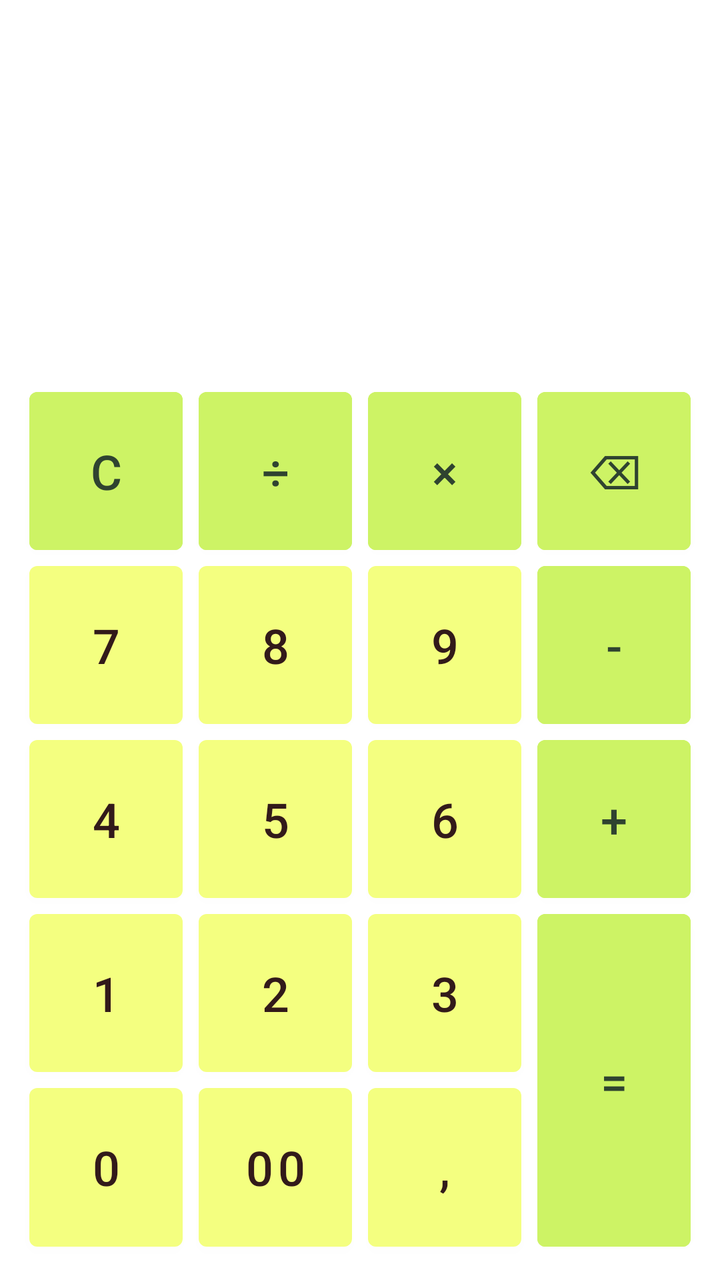
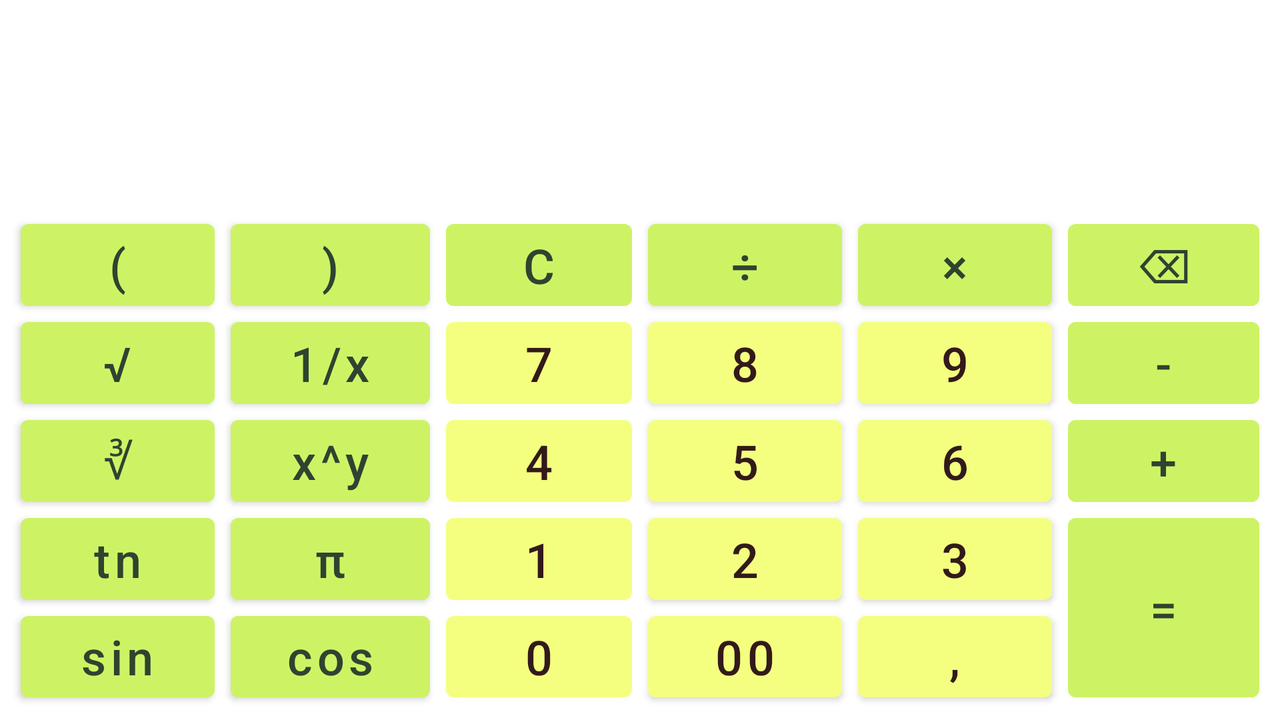

Two renders of one Android screen. The first uses the default layout on a phone; the second uses the alternative layout the repository ships for a different screen configuration, on a matching device. The two XML files are below.
<!-- AndroidManifest.xml: application theme Theme.SimpleCalculator -->
<!-- res/layout/fragment_calculator.xml -->
<?xml version="1.0" encoding="utf-8"?>
<androidx.constraintlayout.widget.ConstraintLayout xmlns:android="http://schemas.android.com/apk/res/android"
    xmlns:app="http://schemas.android.com/apk/res-auto"
    xmlns:tools="http://schemas.android.com/tools"
    android:layout_width="match_parent"
    android:layout_height="match_parent"
    tools:context=".MainActivity"
    android:background="?attr/colorOnPrimary">

    <androidx.constraintlayout.widget.Guideline
        android:id="@+id/guidelineVLeft"
        android:layout_width="wrap_content"
        android:layout_height="wrap_content"
        app:layout_constraintGuide_percent="0.03"
        android:orientation="vertical"/>

    <androidx.constraintlayout.widget.Guideline
        android:id="@+id/guidelineVRight"
        android:layout_width="wrap_content"
        android:layout_height="wrap_content"
        app:layout_constraintGuide_percent="0.97"
        android:orientation="vertical"/>

    <androidx.constraintlayout.widget.Guideline
        android:id="@+id/guidelineHBottom"
        android:layout_width="wrap_content"
        android:layout_height="wrap_content"
        app:layout_constraintGuide_percent="0.98"
        android:orientation="horizontal"/>

    <androidx.constraintlayout.widget.Guideline
        android:id="@+id/guideline30"
        android:layout_width="wrap_content"
        android:layout_height="wrap_content"
        app:layout_constraintStart_toStartOf="@+id/guidelineVLeft"
        app:layout_constraintEnd_toEndOf="@+id/guidelineVRight"
        app:layout_constraintGuide_percent="0.3"
        android:orientation="horizontal"/>

    <androidx.constraintlayout.widget.Guideline
        android:id="@+id/guideline265"
        android:layout_width="wrap_content"
        android:layout_height="wrap_content"
        app:layout_constraintGuide_percent="0.265"
        android:orientation="vertical"/>

    <androidx.constraintlayout.widget.Guideline
        android:id="@+id/guideline500"
        android:layout_width="wrap_content"
        android:layout_height="wrap_content"
        app:layout_constraintGuide_percent="0.5"
        android:orientation="vertical"/>

    <androidx.constraintlayout.widget.Guideline
        android:id="@+id/guideline735"
        android:layout_width="wrap_content"
        android:layout_height="wrap_content"
        app:layout_constraintGuide_percent="0.735"
        android:orientation="vertical"/>

    <TextView
        android:id="@+id/expression"
        android:layout_width="0dp"
        android:layout_height="0dp"
        android:layout_marginTop="16dp"
        android:gravity="bottom|end"
        android:maxLength="35"
        android:maxLines="1"
        android:textColor="?attr/colorOnSecondary"
        android:textStyle="bold"
        app:layout_constraintEnd_toEndOf="@+id/guidelineVRight"
        app:layout_constraintStart_toStartOf="@+id/guidelineVLeft"
        app:layout_constraintBottom_toTopOf="@+id/result"
        app:layout_constraintTop_toTopOf="parent"/>

    <TextView
        android:id="@+id/result"
        android:layout_width="0dp"
        android:layout_height="0dp"
        android:gravity="center|end"
        android:maxLines="1"
        android:maxLength="24"
        android:textSize="26sp"
        android:textColor="?attr/colorOnSecondary"
        android:layout_marginBottom="16dp"
        app:layout_constraintBottom_toTopOf="@+id/guideline30"
        app:layout_constraintEnd_toEndOf="@id/guidelineVRight"
        app:layout_constraintStart_toStartOf="@+id/guidelineVLeft"
        app:layout_constraintTop_toBottomOf="@+id/expression"/>

    <Button
        android:id="@+id/btn_c"
        style="@style/ActBtn"
        android:text="@string/clear"
        app:layout_constraintStart_toStartOf="@id/guidelineVLeft"
        app:layout_constraintTop_toBottomOf="@id/guideline30"
        app:layout_constraintEnd_toStartOf="@id/guideline265"
        app:layout_constraintBottom_toTopOf="@id/btn7"/>

    <Button
        android:id="@+id/btn7"
        style="@style/RegularBtn"
        android:text="@string/seven"
        app:layout_constraintStart_toStartOf="@id/guidelineVLeft"
        app:layout_constraintTop_toBottomOf="@id/btn_c"
        app:layout_constraintEnd_toStartOf="@id/guideline265"
        app:layout_constraintBottom_toTopOf="@id/btn4"/>

    <Button
        android:id="@+id/btn4"
        style="@style/RegularBtn"
        android:text="@string/four"
        app:layout_constraintStart_toStartOf="@id/guidelineVLeft"
        app:layout_constraintTop_toBottomOf="@id/btn7"
        app:layout_constraintEnd_toStartOf="@id/guideline265"
        app:layout_constraintBottom_toTopOf="@id/btn1"/>

    <Button
        android:id="@+id/btn1"
        style="@style/RegularBtn"
        android:text="@string/one"
        app:layout_constraintStart_toStartOf="@id/guidelineVLeft"
        app:layout_constraintTop_toBottomOf="@id/btn4"
        app:layout_constraintEnd_toStartOf="@id/guideline265"
        app:layout_constraintBottom_toTopOf="@id/btn0"/>

    <Button
        android:id="@+id/btn0"
        style="@style/RegularBtn"
        android:text="@string/zero"
        app:layout_constraintStart_toStartOf="@id/guidelineVLeft"
        app:layout_constraintTop_toBottomOf="@id/btn1"
        app:layout_constraintEnd_toStartOf="@id/guideline265"
        app:layout_constraintBottom_toTopOf="@id/guidelineHBottom"/>

    <Button
        android:id="@+id/btn_div"
        style="@style/ActBtn"
        android:text="@string/division"
        app:layout_constraintStart_toStartOf="@+id/guideline265"
        app:layout_constraintTop_toBottomOf="@+id/guideline30"
        app:layout_constraintEnd_toStartOf="@id/guideline500"
        app:layout_constraintBottom_toTopOf="@id/btn8"/>

    <Button
        android:id="@+id/btn8"
        style="@style/RegularBtn"
        android:text="@string/eight"
        app:layout_constraintStart_toStartOf="@+id/guideline265"
        app:layout_constraintTop_toBottomOf="@+id/btn_div"
        app:layout_constraintEnd_toStartOf="@id/guideline500"
        app:layout_constraintBottom_toTopOf="@id/btn5"/>

    <Button
        android:id="@+id/btn5"
        style="@style/RegularBtn"
        android:text="@string/five"
        app:layout_constraintStart_toStartOf="@+id/guideline265"
        app:layout_constraintTop_toBottomOf="@+id/btn8"
        app:layout_constraintEnd_toStartOf="@id/guideline500"
        app:layout_constraintBottom_toTopOf="@id/btn2"/>

    <Button
        android:id="@+id/btn2"
        style="@style/RegularBtn"
        android:text="@string/two"
        app:layout_constraintStart_toStartOf="@+id/guideline265"
        app:layout_constraintTop_toBottomOf="@+id/btn5"
        app:layout_constraintEnd_toStartOf="@id/guideline500"
        app:layout_constraintBottom_toTopOf="@id/btn00"/>

    <Button
        android:id="@+id/btn00"
        style="@style/RegularBtn"
        android:text="@string/double_zero"
        app:layout_constraintStart_toStartOf="@+id/guideline265"
        app:layout_constraintTop_toBottomOf="@+id/btn2"
        app:layout_constraintEnd_toStartOf="@id/guideline500"
        app:layout_constraintBottom_toTopOf="@id/guidelineHBottom"/>

    <Button
        android:id="@+id/btn_mult"
        style="@style/ActBtn"
        android:text="@string/multiply"
        app:layout_constraintStart_toStartOf="@+id/guideline500"
        app:layout_constraintTop_toBottomOf="@+id/guideline30"
        app:layout_constraintEnd_toStartOf="@id/guideline735"
        app:layout_constraintBottom_toTopOf="@id/btn9"/>

    <Button
        android:id="@+id/btn9"
        style="@style/RegularBtn"
        android:text="@string/nine"
        app:layout_constraintStart_toStartOf="@+id/guideline500"
        app:layout_constraintTop_toBottomOf="@+id/btn_mult"
        app:layout_constraintEnd_toStartOf="@id/guideline735"
        app:layout_constraintBottom_toTopOf="@id/btn6"/>

    <Button
        android:id="@+id/btn6"
        style="@style/RegularBtn"
        android:text="@string/six"
        app:layout_constraintStart_toStartOf="@+id/guideline500"
        app:layout_constraintTop_toBottomOf="@+id/btn9"
        app:layout_constraintEnd_toStartOf="@id/guideline735"
        app:layout_constraintBottom_toTopOf="@id/btn3"/>

    <Button
        android:id="@+id/btn3"
        style="@style/RegularBtn"
        android:text="@string/three"
        app:layout_constraintStart_toStartOf="@+id/guideline500"
        app:layout_constraintTop_toBottomOf="@+id/btn6"
        app:layout_constraintEnd_toStartOf="@id/guideline735"
        app:layout_constraintBottom_toTopOf="@id/btn_dot"/>

    <Button
        android:id="@+id/btn_dot"
        style="@style/RegularBtn"
        android:text="@string/dot"
        app:layout_constraintStart_toStartOf="@+id/guideline500"
        app:layout_constraintTop_toBottomOf="@+id/btn3"
        app:layout_constraintEnd_toStartOf="@id/guideline735"
        app:layout_constraintBottom_toTopOf="@id/guidelineHBottom"/>

    <Button
        android:id="@+id/btn_back"
        style="@style/ActBtn"
        android:text="@string/backspace"
        app:layout_constraintStart_toStartOf="@+id/guideline735"
        app:layout_constraintTop_toBottomOf="@+id/guideline30"
        app:layout_constraintEnd_toStartOf="@id/guidelineVRight"
        app:layout_constraintBottom_toTopOf="@id/btn_substr"/>

    <Button
        android:id="@+id/btn_substr"
        style="@style/ActBtn"
        android:text="@string/substruction"
        app:layout_constraintStart_toStartOf="@+id/guideline735"
        app:layout_constraintTop_toBottomOf="@+id/btn_back"
        app:layout_constraintEnd_toStartOf="@id/guidelineVRight"
        app:layout_constraintBottom_toTopOf="@id/btn_plus"/>

    <Button
        android:id="@+id/btn_plus"
        style="@style/ActBtn"
        android:text="@string/plus"
        android:layout_marginBottom="0dp"
        app:layout_constraintStart_toStartOf="@+id/guideline735"
        app:layout_constraintTop_toBottomOf="@+id/btn_substr"
        app:layout_constraintEnd_toStartOf="@id/guidelineVRight"
        app:layout_constraintBottom_toBottomOf="@id/btn6"/>

    <Button
        android:id="@+id/btn_equals"
        style="@style/ActBtn"
        android:text="@string/eqv"
        android:layout_marginTop="0dp"
        app:layout_constraintStart_toStartOf="@+id/guideline735"
        app:layout_constraintTop_toTopOf="@+id/btn3"
        app:layout_constraintEnd_toStartOf="@id/guidelineVRight"
        app:layout_constraintBottom_toTopOf="@id/guidelineHBottom"/>

</androidx.constraintlayout.widget.ConstraintLayout>
<!-- resources referenced by this layout -->
<resources>
  <string name="backspace">⌫</string>
  <string name="clear">C</string>
  <string name="division">÷</string>
  <string name="dot">,</string>
  <string name="double_zero">00</string>
  <string name="eight">8</string>
  <string name="eqv">=</string>string&gt;
  <string name="five">5</string>
  <string name="four">4</string>
  <string name="multiply">×</string>
  <string name="nine">9</string>
  <string name="one">1</string>
  <string name="plus">+</string>string&gt;
  <string name="seven">7</string>
  <string name="six">6</string>
  <string name="substruction">-</string>string&gt;
  <string name="three">3</string>
  <string name="two">2</string>
  <string name="zero">0</string>
  <style name="ActBtn" parent="RegularBtn">
          <item name="android:textColor">@color/Lilac1Text</item>
          <item name="android:backgroundTint">@color/Lilac1</item>
          <item name="android:textAllCaps">false</item>
      </style>
  <style name="RegularBtn">
          <item name="android:layout_width">0dp</item>
          <item name="android:layout_height">0dp</item>
          <item name="android:layout_marginTop">4dp</item>
          <item name="android:layout_marginBottom">4dp</item>
          <item name="android:layout_marginStart">4dp</item>
          <item name="android:layout_marginEnd">4dp</item>
          <item name="android:layout_weight">1</item>
          <item name="android:insetTop">0dp</item>
          <item name="android:insetBottom">0dp</item>
          <item name="android:textSize">24sp</item>
          <item name="android:textColor">@color/DarkBack</item>
      </style>
  <style name="Theme.SimpleCalculator" parent="Theme.MaterialComponents.DayNight.NoActionBar">
          
          <item name="colorPrimary">@color/Milk_800</item>
          <item name="colorPrimaryVariant">@color/purple_700</item>
          <item name="colorOnPrimary">@color/white</item>
          
          <item name="colorSecondary">@color/green_dark</item>
          <item name="colorSecondaryVariant">@color/teal_700</item>
          <item name="colorOnSecondary">@color/green_dark</item>
          
          <item name="android:statusBarColor" tools:targetApi="l">?attr/colorPrimaryVariant</item>
          
  
      </style>
  <color name="Lilac1Text">#59004F</color>
  <color name="Lilac1">#FFB7F7</color>
  <color name="DarkBack">#322F57</color>
  <color name="Milk_800">#F4FF80</color>
  <color name="purple_700">#FF3700B3</color>
  <color name="white">#FFFFFFFF</color>
  <color name="green_dark">#2F4330</color>
  <color name="teal_700">#FF018786</color>
</resources>
<!-- res/layout-land/fragment_calculator.xml (the repository's variant of the layout above) -->
<!-- drawn on the phone turned sideways -->
<?xml version="1.0" encoding="utf-8"?>
<androidx.constraintlayout.widget.ConstraintLayout xmlns:android="http://schemas.android.com/apk/res/android"
    xmlns:app="http://schemas.android.com/apk/res-auto"
    xmlns:tools="http://schemas.android.com/tools"
    android:layout_width="match_parent"
    android:layout_height="match_parent"
    android:background="?attr/colorOnPrimary"
    tools:context=".MainActivity">

    <androidx.constraintlayout.widget.Guideline
        android:id="@+id/guidelineVLeft"
        android:layout_width="wrap_content"
        android:layout_height="wrap_content"
        android:orientation="vertical"
        app:layout_constraintGuide_percent="0.01" />

    <androidx.constraintlayout.widget.Guideline
        android:id="@+id/guidelineVRight"
        android:layout_width="wrap_content"
        android:layout_height="wrap_content"
        android:orientation="vertical"
        app:layout_constraintGuide_percent="0.99" />

    <androidx.constraintlayout.widget.Guideline
        android:id="@+id/guidelineHBottom"
        android:layout_width="wrap_content"
        android:layout_height="wrap_content"
        android:orientation="horizontal"
        app:layout_constraintGuide_percent="0.98" />

    <androidx.constraintlayout.widget.Guideline
        android:id="@+id/guideline30"
        android:layout_width="wrap_content"
        android:layout_height="wrap_content"
        android:orientation="horizontal"
        app:layout_constraintGuide_percent="0.3" />

    <androidx.constraintlayout.widget.Guideline
        android:id="@+id/guideline174"
        android:layout_width="wrap_content"
        android:layout_height="wrap_content"
        android:orientation="vertical"
        app:layout_constraintGuide_percent="0.174" />

    <androidx.constraintlayout.widget.Guideline
        android:id="@+id/guideline342"
        android:layout_width="wrap_content"
        android:layout_height="wrap_content"
        android:orientation="vertical"
        app:layout_constraintGuide_percent="0.342" />

    <androidx.constraintlayout.widget.Guideline
        android:id="@+id/guideline500"
        android:layout_width="wrap_content"
        android:layout_height="wrap_content"
        android:orientation="vertical"
        app:layout_constraintGuide_percent="0.5" />

    <androidx.constraintlayout.widget.Guideline
        android:id="@+id/guideline664"
        android:layout_width="wrap_content"
        android:layout_height="wrap_content"
        android:orientation="vertical"
        app:layout_constraintGuide_percent="0.664" />

    <androidx.constraintlayout.widget.Guideline
        android:id="@+id/guideline828"
        android:layout_width="wrap_content"
        android:layout_height="wrap_content"
        android:orientation="vertical"
        app:layout_constraintGuide_percent="0.828" />

    <TextView
        android:id="@+id/expression"
        android:layout_width="0dp"
        android:layout_height="0dp"
        android:layout_marginTop="8dp"
        android:gravity="bottom|end"
        android:maxLength="35"
        android:maxLines="1"
        android:textColor="?attr/colorOnSecondary"
        android:textStyle="bold"
        app:layout_constraintBottom_toTopOf="@+id/result"
        app:layout_constraintEnd_toEndOf="@+id/guidelineVRight"
        app:layout_constraintStart_toStartOf="@+id/guidelineVLeft"
        app:layout_constraintTop_toTopOf="parent" />

    <TextView
        android:id="@+id/result"
        android:layout_width="0dp"
        android:layout_height="0dp"
        android:layout_marginBottom="16dp"
        android:gravity="center|end"
        android:maxLength="24"
        android:maxLines="1"
        android:textColor="?attr/colorOnSecondary"
        android:textSize="26sp"
        app:layout_constraintBottom_toTopOf="@+id/guideline30"
        app:layout_constraintEnd_toEndOf="@id/guidelineVRight"
        app:layout_constraintStart_toStartOf="@+id/guidelineVLeft"
        app:layout_constraintTop_toBottomOf="@+id/expression" />

    <Button
        android:id="@+id/btn_c"
        style="@style/ActBtn"
        android:text="@string/clear"
        app:layout_constraintBottom_toTopOf="@id/btn7"
        app:layout_constraintEnd_toStartOf="@id/guideline500"
        app:layout_constraintStart_toStartOf="@+id/guideline342"
        app:layout_constraintTop_toBottomOf="@+id/guideline30"/>

    <Button
        android:id="@+id/btn7"
        style="@style/RegularBtn"
        android:text="@string/seven"
        app:layout_constraintBottom_toTopOf="@id/btn4"
        app:layout_constraintEnd_toStartOf="@id/guideline500"
        app:layout_constraintStart_toStartOf="@+id/guideline342"
        app:layout_constraintTop_toBottomOf="@+id/btn_c"/>

    <Button
        android:id="@+id/btn4"
        style="@style/RegularBtn"
        android:text="@string/four"
        app:layout_constraintBottom_toTopOf="@id/btn1"
        app:layout_constraintEnd_toStartOf="@id/guideline500"
        app:layout_constraintStart_toStartOf="@+id/guideline342"
        app:layout_constraintTop_toBottomOf="@+id/btn7"/>

    <Button
        android:id="@+id/btn1"
        style="@style/RegularBtn"
        android:text="@string/one"
        app:layout_constraintBottom_toTopOf="@id/btn0"
        app:layout_constraintEnd_toStartOf="@id/guideline500"
        app:layout_constraintStart_toStartOf="@+id/guideline342"
        app:layout_constraintTop_toBottomOf="@+id/btn4"/>

    <Button
        android:id="@+id/btn0"
        style="@style/RegularBtn"
        android:text="@string/zero"
        app:layout_constraintBottom_toTopOf="@id/guidelineHBottom"
        app:layout_constraintEnd_toStartOf="@id/guideline500"
        app:layout_constraintStart_toStartOf="@+id/guideline342"
        app:layout_constraintTop_toBottomOf="@+id/btn1"/>

    <Button
        android:id="@+id/btn_div"
        style="@style/ActBtn"
        android:text="@string/division"
        app:layout_constraintBottom_toTopOf="@id/btn8"
        app:layout_constraintEnd_toStartOf="@id/guideline664"
        app:layout_constraintStart_toStartOf="@+id/guideline500"
        app:layout_constraintTop_toBottomOf="@+id/guideline30"/>

    <Button
        android:id="@+id/btn8"
        style="@style/RegularBtn"
        android:text="@string/eight"
        app:layout_constraintBottom_toTopOf="@id/btn5"
        app:layout_constraintEnd_toStartOf="@id/guideline664"
        app:layout_constraintStart_toStartOf="@+id/guideline500"
        app:layout_constraintTop_toBottomOf="@+id/btn_div"/>

    <Button
        android:id="@+id/btn5"
        style="@style/RegularBtn"
        android:text="@string/five"
        app:layout_constraintBottom_toTopOf="@id/btn2"
        app:layout_constraintEnd_toStartOf="@id/guideline664"
        app:layout_constraintStart_toStartOf="@+id/guideline500"
        app:layout_constraintTop_toBottomOf="@+id/btn8"/>

    <Button
        android:id="@+id/btn2"
        style="@style/RegularBtn"
        android:text="@string/two"
        app:layout_constraintBottom_toTopOf="@id/btn00"
        app:layout_constraintEnd_toStartOf="@id/guideline664"
        app:layout_constraintStart_toStartOf="@+id/guideline500"
        app:layout_constraintTop_toBottomOf="@+id/btn5"/>

    <Button
        android:id="@+id/btn00"
        style="@style/RegularBtn"
        android:text="@string/double_zero"
        app:layout_constraintBottom_toTopOf="@id/guidelineHBottom"
        app:layout_constraintEnd_toStartOf="@id/guideline664"
        app:layout_constraintStart_toStartOf="@+id/guideline500"
        app:layout_constraintTop_toBottomOf="@+id/btn2"/>

    <Button
        android:id="@+id/btn_mult"
        style="@style/ActBtn"
        android:text="@string/multiply"
        app:layout_constraintBottom_toTopOf="@id/btn9"
        app:layout_constraintEnd_toStartOf="@id/guideline828"
        app:layout_constraintStart_toStartOf="@id/guideline664"
        app:layout_constraintTop_toBottomOf="@id/guideline30"/>

    <Button
        android:id="@+id/btn9"
        style="@style/RegularBtn"
        android:text="@string/nine"
        app:layout_constraintBottom_toTopOf="@id/btn6"
        app:layout_constraintEnd_toStartOf="@id/guideline828"
        app:layout_constraintStart_toStartOf="@+id/guideline664"
        app:layout_constraintTop_toBottomOf="@id/btn_mult" />

    <Button
        android:id="@+id/btn6"
        style="@style/RegularBtn"
        android:text="@string/six"
        app:layout_constraintBottom_toTopOf="@id/btn3"
        app:layout_constraintEnd_toStartOf="@id/guideline828"
        app:layout_constraintStart_toStartOf="@+id/guideline664"
        app:layout_constraintTop_toBottomOf="@id/btn9" />

    <Button
        android:id="@+id/btn3"
        style="@style/RegularBtn"
        android:text="@string/three"
        app:layout_constraintBottom_toTopOf="@id/btn_dot"
        app:layout_constraintEnd_toStartOf="@id/guideline828"
        app:layout_constraintStart_toStartOf="@+id/guideline664"
        app:layout_constraintTop_toBottomOf="@id/btn6" />

    <Button
        android:id="@+id/btn_dot"
        style="@style/RegularBtn"
        android:text="@string/dot"
        app:layout_constraintBottom_toTopOf="@id/guidelineHBottom"
        app:layout_constraintEnd_toStartOf="@id/guideline828"
        app:layout_constraintStart_toStartOf="@+id/guideline664"
        app:layout_constraintTop_toBottomOf="@id/btn3" />

    <Button
        android:id="@+id/btn_back"
        style="@style/ActBtn"
        android:text="@string/backspace"
        app:layout_constraintBottom_toTopOf="@+id/btn_substr"
        app:layout_constraintEnd_toEndOf="@id/guidelineVRight"
        app:layout_constraintStart_toEndOf="@id/guideline828"
        app:layout_constraintTop_toBottomOf="@id/guideline30"/>

    <Button
        android:id="@+id/btn_substr"
        style="@style/ActBtn"
        android:text="@string/substruction"
        app:layout_constraintBottom_toTopOf="@+id/btn_plus"
        app:layout_constraintEnd_toEndOf="@id/guidelineVRight"
        app:layout_constraintStart_toEndOf="@id/guideline828"
        app:layout_constraintTop_toBottomOf="@id/btn_back"/>

    <Button
        android:id="@+id/btn_plus"
        style="@style/ActBtn"
        android:layout_marginBottom="0dp"
        android:text="@string/plus"
        app:layout_constraintBottom_toBottomOf="@id/btn6"
        app:layout_constraintEnd_toEndOf="@id/guidelineVRight"
        app:layout_constraintStart_toEndOf="@id/guideline828"
        app:layout_constraintTop_toBottomOf="@id/btn_substr" />

    <Button
        android:id="@+id/btn_equals"
        style="@style/ActBtn"
        android:layout_marginTop="0dp"
        android:text="@string/eqv"
        app:layout_constraintBottom_toTopOf="@+id/guidelineHBottom"
        app:layout_constraintEnd_toEndOf="@id/guidelineVRight"
        app:layout_constraintStart_toEndOf="@id/guideline828"
        app:layout_constraintTop_toTopOf="@+id/btn3" />

    <Button
        android:id="@+id/btn_l_bracket"
        style="@style/ActBtn"
        android:text="@string/l_bracket"
        app:layout_constraintBottom_toTopOf="@+id/btn_sqrt"
        app:layout_constraintEnd_toStartOf="@id/guideline174"
        app:layout_constraintStart_toStartOf="@id/guidelineVLeft"
        app:layout_constraintTop_toBottomOf="@+id/guideline30" />

    <Button
        android:id="@+id/btn_sqrt"
        style="@style/ActBtn"
        android:text="@string/sqrt"
        app:layout_constraintBottom_toTopOf="@+id/btn_cub_root"
        app:layout_constraintEnd_toStartOf="@id/guideline174"
        app:layout_constraintStart_toStartOf="@id/guidelineVLeft"
        app:layout_constraintTop_toBottomOf="@+id/btn_l_bracket" />

    <Button
        android:id="@+id/btn_cub_root"
        style="@style/ActBtn"
        android:text="@string/cub_rt"
        app:layout_constraintBottom_toTopOf="@id/btn_tn"
        app:layout_constraintEnd_toStartOf="@id/guideline174"
        app:layout_constraintStart_toStartOf="@id/guidelineVLeft"
        app:layout_constraintTop_toBottomOf="@id/btn_sqrt" />

    <Button
        android:id="@+id/btn_tn"
        style="@style/ActBtn"
        android:text="@string/tangent"
        app:layout_constraintBottom_toTopOf="@id/btn_sin"
        app:layout_constraintEnd_toStartOf="@id/guideline174"
        app:layout_constraintStart_toStartOf="@id/guidelineVLeft"
        app:layout_constraintTop_toBottomOf="@id/btn_cub_root" />

    <Button
        android:id="@+id/btn_sin"
        style="@style/ActBtn"
        android:text="@string/sine"
        app:layout_constraintBottom_toBottomOf="@id/guidelineHBottom"
        app:layout_constraintEnd_toStartOf="@id/guideline174"
        app:layout_constraintStart_toStartOf="@id/guidelineVLeft"
        app:layout_constraintTop_toBottomOf="@id/btn_tn" />

    <Button
        android:id="@+id/btn_r_bracket"
        style="@style/ActBtn"
        android:text="@string/r_bracket"
        app:layout_constraintBottom_toTopOf="@+id/btn_1_to_x"
        app:layout_constraintEnd_toStartOf="@id/guideline342"
        app:layout_constraintStart_toStartOf="@id/guideline174"
        app:layout_constraintTop_toBottomOf="@+id/guideline30" />

    <Button
        android:id="@+id/btn_1_to_x"
        style="@style/ActBtn"
        android:text="@string/one_to_x"
        app:layout_constraintBottom_toTopOf="@+id/btn_x_pow_y"
        app:layout_constraintEnd_toStartOf="@id/guideline342"
        app:layout_constraintStart_toStartOf="@id/guideline174"
        app:layout_constraintTop_toBottomOf="@+id/btn_r_bracket" />

    <Button
        android:id="@+id/btn_x_pow_y"
        style="@style/ActBtn"
        android:text="@string/x_raised_to_the_power_y"
        app:layout_constraintBottom_toTopOf="@id/btn_pi"
        app:layout_constraintEnd_toStartOf="@id/guideline342"
        app:layout_constraintStart_toStartOf="@id/guideline174"
        app:layout_constraintTop_toBottomOf="@id/btn_1_to_x" />

    <Button
        android:id="@+id/btn_pi"
        style="@style/ActBtn"
        android:text="@string/pi_number"
        app:layout_constraintBottom_toTopOf="@id/btn_cos"
        app:layout_constraintEnd_toStartOf="@id/guideline342"
        app:layout_constraintStart_toStartOf="@id/guideline174"
        app:layout_constraintTop_toBottomOf="@id/btn_x_pow_y" />

    <Button
        android:id="@+id/btn_cos"
        style="@style/ActBtn"
        android:text="@string/cosine"
        app:layout_constraintBottom_toBottomOf="@id/guidelineHBottom"
        app:layout_constraintEnd_toStartOf="@id/guideline342"
        app:layout_constraintStart_toStartOf="@id/guideline174"
        app:layout_constraintTop_toBottomOf="@id/btn_pi" />

</androidx.constraintlayout.widget.ConstraintLayout>
<!-- resources referenced by the variant -->
<!-- as the phone turned sideways resolves them -->
<resources>
  <string name="backspace">⌫</string>
  <string name="clear">C</string>
  <string name="cosine">cos</string>
  <string name="cub_rt">∛</string>
  <string name="division">÷</string>
  <string name="dot">,</string>
  <string name="double_zero">00</string>
  <string name="eight">8</string>
  <string name="eqv">=</string>string&gt;
  <string name="five">5</string>
  <string name="four">4</string>
  <string name="l_bracket">(</string>
  <string name="multiply">×</string>
  <string name="nine">9</string>
  <string name="one">1</string>
  <string name="one_to_x">1/x</string>
  <string name="pi_number">π</string>
  <string name="plus">+</string>string&gt;
  <string name="r_bracket">)</string>
  <string name="seven">7</string>
  <string name="sine">sin</string>
  <string name="six">6</string>
  <string name="sqrt">√</string>
  <string name="substruction">-</string>string&gt;
  <string name="tangent">tn</string>
  <string name="three">3</string>
  <string name="two">2</string>
  <string name="x_raised_to_the_power_y">x^y</string>
  <string name="zero">0</string>
  <style name="ActBtn" parent="RegularBtn">
          <item name="android:textColor">@color/Lilac1Text</item>
          <item name="android:backgroundTint">@color/Lilac1</item>
          <item name="android:textAllCaps">false</item>
      </style>
  <style name="RegularBtn">
          <item name="android:layout_width">0dp</item>
          <item name="android:layout_height">0dp</item>
          <item name="android:layout_marginTop">4dp</item>
          <item name="android:layout_marginBottom">4dp</item>
          <item name="android:layout_marginStart">4dp</item>
          <item name="android:layout_marginEnd">4dp</item>
          <item name="android:layout_weight">1</item>
          <item name="android:insetTop">0dp</item>
          <item name="android:insetBottom">0dp</item>
          <item name="android:textSize">24sp</item>
          <item name="android:textColor">@color/DarkBack</item>
      </style>
  <style name="Theme.SimpleCalculator" parent="Theme.MaterialComponents.DayNight.NoActionBar">
          
          <item name="colorPrimary">@color/Milk_800</item>
          <item name="colorPrimaryVariant">@color/purple_700</item>
          <item name="colorOnPrimary">@color/white</item>
          
          <item name="colorSecondary">@color/green_dark</item>
          <item name="colorSecondaryVariant">@color/teal_700</item>
          <item name="colorOnSecondary">@color/green_dark</item>
          
          <item name="android:statusBarColor" tools:targetApi="l">?attr/colorPrimaryVariant</item>
          
  
      </style>
  <color name="Lilac1Text">#59004F</color>
  <color name="Lilac1">#FFB7F7</color>
  <color name="DarkBack">#322F57</color>
  <color name="Milk_800">#F4FF80</color>
  <color name="purple_700">#FF3700B3</color>
  <color name="white">#FFFFFFFF</color>
  <color name="green_dark">#2F4330</color>
  <color name="teal_700">#FF018786</color>
</resources>
